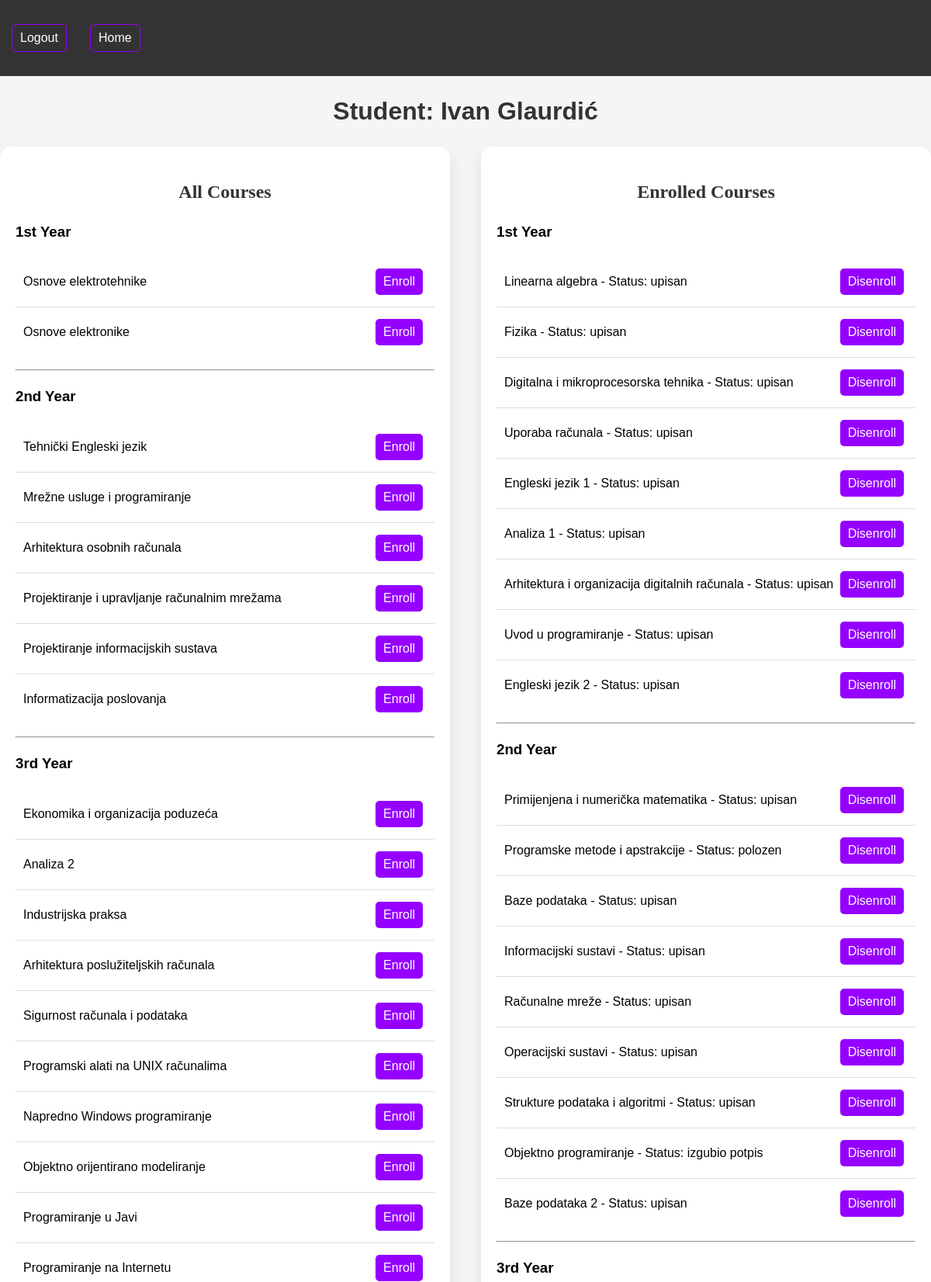
/Student-Details/21 (signed in, upper part), run on the app's committed database.
### app/models.py (models this page shows, shortened)
class Korisnik(AbstractUser):
    ROLES = (('prof', 'profesor'), ('stu', 'student'), ('admin', 'admin'))
    STATUS = (('none', 'None'), ('izv', 'izvanredni student'),
              ('red', 'redovni student'))
    role = models.CharField(max_length=50, choices=ROLES, default='stu')
    status = models.CharField(max_length=50, choices=STATUS, default='none')
    def full_name(self):
        return '%s %s' % (self.first_name, self.last_name)

class Predmeti(models.Model):
    IZBORNI = (('da', 'da'), ('ne', 'ne'))
    name = models.CharField(max_length=50)
    kod = models.CharField(max_length=50)
    program = models.CharField(max_length=50)
    ects = models.IntegerField()
    sem_red = models.IntegerField()
    sem_izv = models.IntegerField()
    izborni = models.CharField(max_length=50, choices=IZBORNI)
    def get_readable_status(self, student):
        upisni_list = self.upisnilist_set.get(student=student)
        return upisni_list.readable_status()

class UpisniList(models.Model):
    STATUS = (('up', 'upisan'), ('po', 'polozen'), ('ip', 'izgubio potpis'))
    student = models.ForeignKey(
        Korisnik, on_delete=models.CASCADE, limit_choices_to={'role': 'stu'})
    predmet = models.ForeignKey(Predmeti, on_delete=models.CASCADE)
    status = models.CharField(max_length=64, choices=STATUS)
    class Meta:
        unique_together = ('student', 'predmet')
    def readable_status(self):
        return dict(self.STATUS)[self.status]

### app/views.py (the view)
# urls.py: path('Student-Details/<int:id>', views.student_details, name='student_details'),
@admin_required
def student_details(request, id):
    student = Korisnik.objects.get(pk=id)
    enrolled_courses = Predmeti.objects.filter(upisnilist__student=student)
    courses = Predmeti.objects.exclude(upisnilist__student=student)
    context = {
        'student': student,
        'courses': courses,
        'enrolled_courses': enrolled_courses,
    }
    return render(request, 'student_details.html', context)

### app/templatetags/course_extras.py (called while the page is built)
@register.filter
def readable_status_course(course, student):
    return course.get_readable_status(student)

### app/templates/student_details.html (shortened to what this page needs)
<!DOCTYPE html>
<html lang="en">
    {% load static %}
    {% load course_extras %}
<head>
    <link rel="stylesheet" type="text/css" href="{% static 'css/style.css' %}"/>
</head>
<body>
    <nav>
        <ul>
            <li><a href="{% url 'logout' %}">Logout</a></li>
            <li><a href="{% url 'admin_page' %}">Home</a></li>
        </ul>
    </nav>
    <h1>Student: {{ student.full_name }}</h1>
    <section class="list-cointainer">
        <div class="all-courses">
            <h2>All Courses</h2>
            {% if student.status == 'red' %}
            <div class="first-year">
                <h3>1st Year</h3>
                <ul class="all-courses-list">
                    {% for course in courses %}
                        {% if course.sem_red == 1 or course.sem_red == 2 %}
                            <li>
                                {{ course.name }}
                                <a href="{% url 'enroll_course' student.id course.id %}">Enroll</a>
                            </li>
                        {% endif %}
                    {% endfor %}
                </ul>
            </div>
            <hr>
            <div class="second-year">
                <h3>2nd Year</h3>
                <ul class="all-courses-list">
                    {% for course in courses %}
                        {% if course.sem_red == 3 or course.sem_red == 4 %}
                            <li>
                                {{ course.name }}
                                <a href="{% url 'enroll_course' student.id course.id %}">Enroll</a>
                            </li>
                        {% endif %}
                    {% endfor %}
                </ul>
            </div>
            <hr>
            <div class="third-year">
                <h3>3rd Year</h3>
                <ul class="all-courses-list">
                    {% for course in courses %}
                        {% if course.sem_red == 5 or course.sem_red == 6 %}
                            <li>
                                {{ course.name }}
                                <a href="{% url 'enroll_course' student.id course.id %}">Enroll</a>
                            </li>
                        {% endif %}
                    {% endfor %}
                </ul>
            </div>
            {% endif %}
        </div>
        <div class="assigned-courses">
            <h2>Enrolled Courses</h2>
            {% if student.status == 'red' %}
            <div class="first-year">
                <h3>1st Year</h3>
                <ul class="assigned-courses-list">
                    {% for enrolled_course in enrolled_courses %}
                        {% if enrolled_course.sem_red == 1 or enrolled_course.sem_red == 2 %}
                            <li>
                                {{ enrolled_course.name }} - Status: {{ enrolled_course|readable_status_course:student }}
                                <a href="{% url 'delete_course_status' student.id enrolled_course.id %}">Disenroll</a>
                            </li>
                        {% endif %}
                    {% endfor %}
                </ul>
            </div>
            <hr>
            <div class="second-year">
                <h3>2nd Year</h3>
                <ul class="assigned-courses-list">
                    {% for enrolled_course in enrolled_courses %}
                        {% if enrolled_course.sem_red == 3 or enrolled_course.sem_red == 4 %}
                            <li>
                                {{ enrolled_course.name }} - Status: {{ enrolled_course|readable_status_course:student }}
                                <a href="{% url 'delete_course_status' student.id enrolled_course.id %}">Disenroll</a>
                            </li>
                        {% endif %}
                    {% endfor %}
                </ul>
            </div>
            <hr>
            <div class="third-year">
                <h3>3rd Year</h3>
            </div>
            {% endif %}
        </div>
    </section>
</body>
</html>

### app/static/css/style.css (style rules this page uses)
:root { --main-color: #f5f5f5; --header: #333; --form-border: #ddd; --form-button: #9500ff; --form-button-hover: #6e00b3; --accent-color: #f1c40f; --error-color: #ff0000; }
body { font-family: Arial, sans-serif; background-color: var(--main-color); margin: 0; line-height: 1.5 }
nav { background-color: var(--header); padding: 10px; color: #fff; position: sticky; top: 0; width: 100%; }
nav ul { list-style: none; padding: 0; display: flex; justify-content: flex-start }
nav ul li { margin-right: 20px }
nav ul li a { color: #fff; text-decoration: none }
h2 { font-family: "Georgia", serif; color: var(--header) }
a { display: inline-block; margin: 5px; color: var(--form-button); text-decoration: none; padding: 5px 10px; border-radius: 5px; border: 1px solid var(--form-button); transition: background-color .3s ease }
h1 { color: var(--header); text-align: center; }
.list-cointainer { display: flex; justify-content: space-between; margin-top: 20px }
.all-courses, .assigned-courses { width: 45%; background-color: #fff; border-radius: 15px; padding: 20px; box-shadow: 0 10px 20px 0 rgba(0, 0, 0, .1) }
.all-courses h2, .assigned-courses h2 { color: var(--header); text-align: center }
.all-courses-list, .assigned-courses-list { list-style: none; padding: 0 }
.all-courses-list li, .assigned-courses-list li { display: flex; justify-content: space-between; align-items: center; padding: 10px; border-bottom: 1px solid var(--form-border) }
.all-courses-list li:last-child, .assigned-courses-list li:last-child { border-bottom: none }
.all-courses-list a, .assigned-courses-list a { padding: 5px 10px; background-color: var(--form-button); color: #fff; border: 0; border-radius: 5px; text-decoration: none; transition: background-color .3s ease }

### data on the page
Korisnik: full_name "Ivan Glaurdić"
Predmeti: name "Osnove elektrotehnike"
Predmeti: name "Osnove elektronike"
Predmeti: name "Tehnički Engleski jezik"
Predmeti: name "Mrežne usluge i programiranje"
Predmeti: name "Arhitektura osobnih računala"
Predmeti: name "Projektiranje i upravljanje računalnim mrežama"
Predmeti: name "Projektiranje informacijskih sustava"
Predmeti: name "Informatizacija poslovanja"
Predmeti: name "Ekonomika i organizacija poduzeća"
Predmeti: name "Analiza 2"
Predmeti: name "Industrijska praksa"
Predmeti: name "Arhitektura poslužiteljskih računala"
Predmeti: name "Sigurnost računala i podataka"
Predmeti: name "Programski alati na UNIX računalima"
Predmeti: name "Napredno Windows programiranje"
Predmeti: name "Objektno orijentirano modeliranje"
Predmeti: name "Programiranje u Javi"
Predmeti: name "Programiranje na Internetu"
Predmeti: name "Linearna algebra", id.status "upisan"
Predmeti: name "Fizika", id.status "upisan"
Predmeti: name "Digitalna i mikroprocesorska tehnika", id.status "upisan"
Predmeti: name "Uporaba računala", id.status "upisan"
Predmeti: name "Engleski jezik 1", id.status "upisan"
Predmeti: name "Analiza 1", id.status "upisan"
Predmeti: name "Arhitektura i organizacija digitalnih računala", id.status "upisan"
Predmeti: name "Uvod u programiranje", id.status "upisan"
Predmeti: name "Engleski jezik 2", id.status "upisan"
Predmeti: name "Primijenjena i numerička matematika", id.status "upisan"
Predmeti: name "Programske metode i apstrakcije", id.status "polozen"
Predmeti: name "Baze podataka", id.status "upisan"
Predmeti: name "Informacijski sustavi", id.status "upisan"
Predmeti: name "Računalne mreže", id.status "upisan"
Predmeti: name "Operacijski sustavi", id.status "upisan"
Predmeti: name "Strukture podataka i algoritmi", id.status "upisan"
Predmeti: name "Objektno programiranje", id.status "izgubio potpis"
Predmeti: name "Baze podataka 2", id.status "upisan"
